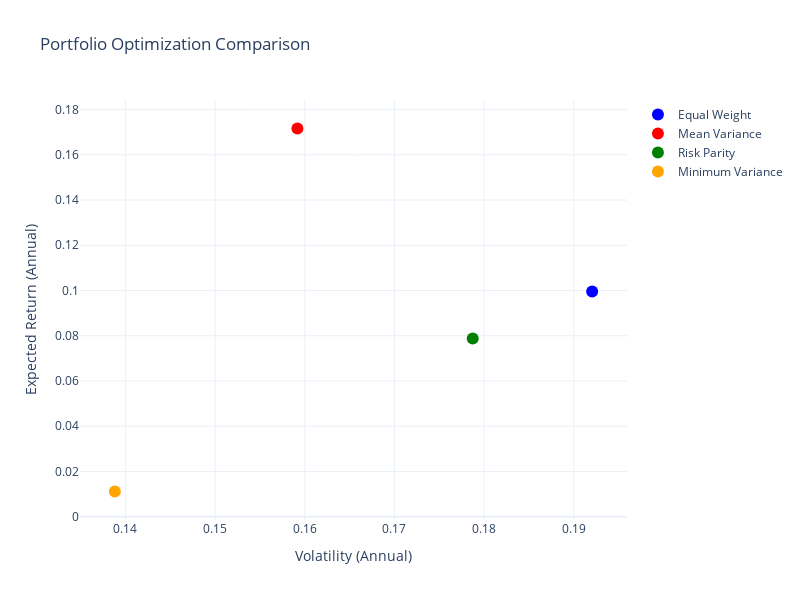
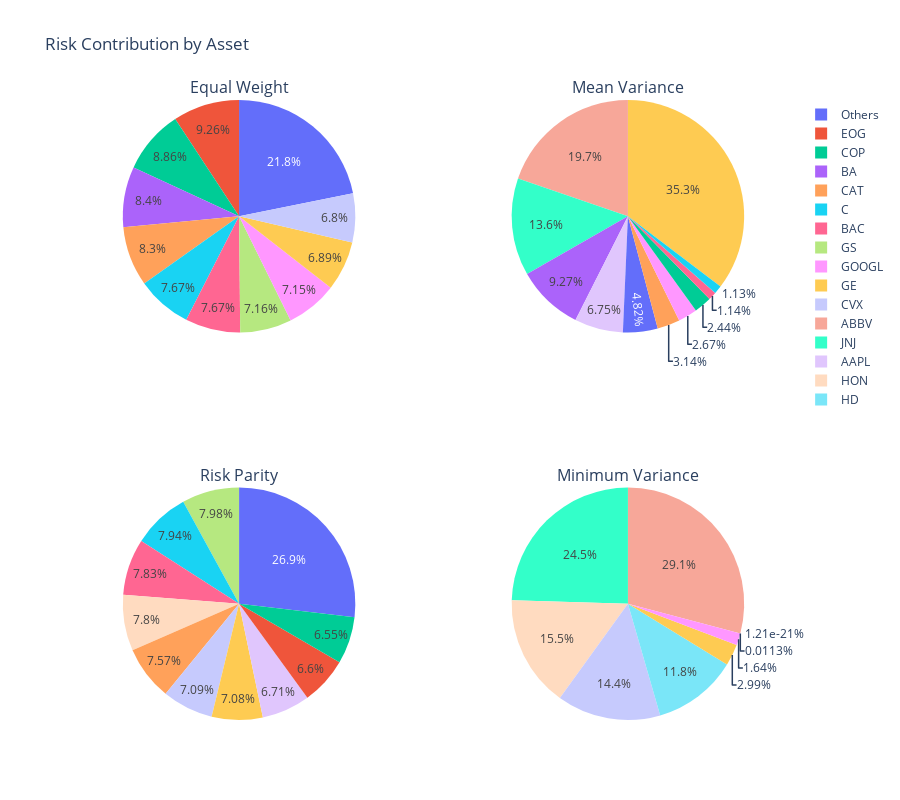

Here is the notebook cell these charts were saved with, in order:
### Markdown cell above
## 8. Visualization and Summary

### Code cell
print("📊 Creating risk management visualizations...")

# Create figures directory
figures_dir = Path("../data/figures")
figures_dir.mkdir(parents=True, exist_ok=True)

import plotly.graph_objects as go
from plotly.subplots import make_subplots

# 1. Portfolio comparison chart
fig1 = go.Figure()

# Calculate and plot efficient frontier
if len(valid_symbols) >= 5:
    vol_range = np.linspace(0.10, 0.40, 20)
    efficient_returns = []
    efficient_vols = []
    
    for target_vol in vol_range:
        try:
            # Simple mean-variance optimization for efficient frontier
            expected_returns = hist_returns_clean.mean() * 252
            cov_matrix_annual = hist_returns_clean.cov() * 252
            
            import cvxpy as cp
            w = cp.Variable(len(valid_symbols))
            
            # Maximize return for given volatility
            portfolio_return = w.T @ expected_returns
            portfolio_variance = cp.quad_form(w, cov_matrix_annual)
            
            constraints = [
                cp.sum(w) == 1,
                w >= 0,
                cp.sqrt(portfolio_variance) <= target_vol
            ]
            
            problem = cp.Problem(cp.Maximize(portfolio_return), constraints)
            problem.solve()
            
            if w.value is not None:
                efficient_returns.append(portfolio_return.value)
                efficient_vols.append(target_vol)
        
        except:
            continue
    
    # Plot efficient frontier
    if len(efficient_returns) > 5:
        fig1.add_trace(go.Scatter(
            x=efficient_vols,
            y=efficient_returns,
            mode='lines',
            name='Efficient Frontier',
            line=dict(color='gray', dash='dash')
        ))

# Plot portfolio points
colors = ['blue', 'red', 'green', 'orange']
for i, (name, weights) in enumerate(optimization_results.items()):
    if len(weights) > 0 and not weights.isna().all():
        aligned_weights = weights.reindex(hist_returns_clean.columns).fillna(0)
        
        if aligned_weights.sum() > 0.5:  # Valid portfolio
            portfolio_return = (aligned_weights * hist_returns_clean.mean() * 252).sum()
            portfolio_vol = np.sqrt(aligned_weights.T @ cov_matrix @ aligned_weights)
            
            fig1.add_trace(go.Scatter(
                x=[portfolio_vol],
                y=[portfolio_return],
                mode='markers',
                name=name,
                marker=dict(size=12, color=colors[i % len(colors)])
            ))

fig1.update_layout(
    title="Portfolio Optimization Comparison",
    xaxis_title="Volatility (Annual)",
    yaxis_title="Expected Return (Annual)",
    template="plotly_white",
    width=800,
    height=600
)

fig1.show()
fig1.write_html(str(figures_dir / "portfolio_optimization_comparison.html"))
print(f"💾 Saved portfolio comparison to: {figures_dir / 'portfolio_optimization_comparison.html'}")

# 2. Risk contribution breakdown
if len(risk_analysis) > 0:
    fig2 = make_subplots(
        rows=2, cols=2,
        subplot_titles=list(risk_analysis.keys()),
        specs=[[{"type": "pie"}, {"type": "pie"}],
               [{"type": "pie"}, {"type": "pie"}]]
    )
    
    positions = [(1, 1), (1, 2), (2, 1), (2, 2)]
    
    for i, (name, analysis) in enumerate(list(risk_analysis.items())[:4]):
        risk_contrib = analysis['risk_contrib']
        
        # Top 10 risk contributors
        top_contrib = risk_contrib.nlargest(10)
        other_contrib = risk_contrib[~risk_contrib.index.isin(top_contrib.index)].sum()
        
        labels = list(top_contrib.index) + ['Others']
        values = list(top_contrib.values) + [other_contrib]
        
        fig2.add_trace(go.Pie(
            labels=labels,
            values=values,
            name=name
        ), row=positions[i][0], col=positions[i][1])
    
    fig2.update_layout(
        title="Risk Contribution by Asset",
        template="plotly_white",
        height=800
    )
    
    fig2.show()
    fig2.write_html(str(figures_dir / "risk_contribution_breakdown.html"))
    print(f"💾 Saved risk breakdown to: {figures_dir / 'risk_contribution_breakdown.html'}")

print("\n✅ Risk management analysis completed!")
print("\n🎯 Key Insights:")
print("   • Compared multiple optimization methods (Mean-Variance, Risk Parity, Min Variance)")
print("   • Analyzed risk contributions and factor exposures")
print("   • Performed stress testing under various scenarios")
print("   • Evaluated portfolio performance during historical market events")
print("   • Assessed concentration risk and diversification benefits")
print("\n💡 Best Practices:")
print("   • Use multiple optimization techniques for robust portfolios")
print("   • Monitor factor exposures and risk contributions regularly")
print("   • Stress test portfolios under extreme scenarios")
print("   • Consider dynamic hedging for tail risk protection")
print("   • Balance expected returns with risk management objectives")

### Figure 1 — Plotly figure (JSON) as saved in the notebook; plotly's stock layout.template omitted (floating-point values rounded to 4 significant figures)
{"data": [{"marker": {"color": "blue", "size": 12}, "mode": "markers", "name": "Equal Weight", "type": "scatter", "x": [0.1921], "y": [0.09957]}, {"marker": {"color": "red", "size": 12}, "mode": "markers", "name": "Mean Variance", "type": "scatter", "x": [0.1592], "y": [0.1716]}, {"marker": {"color": "green", "size": 12}, "mode": "markers", "name": "Risk Parity", "type": "scatter", "x": [0.1787], "y": [0.07883]}, {"marker": {"color": "orange", "size": 12}, "mode": "markers", "name": "Minimum Variance", "type": "scatter", "x": [0.1388], "y": [0.01113]}], "layout": {"height": 600, "title": {"text": "Portfolio Optimization Comparison"}, "width": 800, "xaxis": {"title": {"text": "Volatility (Annual)"}}, "yaxis": {"title": {"text": "Expected Return (Annual)"}}}}

### Figure 2 — Plotly figure (JSON) as saved in the notebook; plotly's stock layout.template omitted (floating-point values rounded to 4 significant figures)
{"data": [{"domain": {"x": [0, 0.45], "y": [0.625, 1]}, "labels": ["EOG", "COP", "BA", "CAT", "C", "BAC", "GS", "GOOGL", "GE", "CVX", "Others"], "name": "Equal Weight", "type": "pie", "values": [0.09256, 0.08855, 0.08403, 0.08302, 0.07675, 0.07666, 0.07159, 0.07148, 0.06894, 0.06798, 0.2184]}, {"domain": {"x": [0.55, 1], "y": [0.625, 1]}, "labels": ["GE", "ABBV", "JNJ", "BA", "AAPL", "CAT", "GOOGL", "COP", "BAC", "C", "Others"], "name": "Mean Variance", "type": "pie", "values": [0.3534, 0.1973, 0.1355, 0.09272, 0.06752, 0.03142, 0.02673, 0.02437, 0.01141, 0.01132, 0.04823]}, {"domain": {"x": [0, 0.45], "y": [0, 0.375]}, "labels": ["GS", "C", "BAC", "HON", "CAT", "CVX", "GE", "AAPL", "EOG", "COP", "Others"], "name": "Risk Parity", "type": "pie", "values": [0.07978, 0.07937, 0.07835, 0.07797, 0.07567, 0.07088, 0.07081, 0.06714, 0.066, 0.0655, 0.2685]}, {"domain": {"x": [0.55, 1], "y": [0, 0.375]}, "labels": ["ABBV", "JNJ", "HON", "CVX", "HD", "GE", "GOOGL", "AAPL", "EOG", "C", "Others"], "name": "Minimum Variance", "type": "pie", "values": [0.2911, 0.2453, 0.1552, 0.1444, 0.1176, 0.02994, 0.01641, 0.0001128, 1.212e-23, -7.063e-25, -1.121e-23]}], "layout": {"annotations": [{"font": {"size": 16}, "showarrow": false, "text": "Equal Weight", "x": 0.225, "xanchor": "center", "xref": "paper", "y": 1, "yanchor": "bottom", "yref": "paper"}, {"font": {"size": 16}, "showarrow": false, "text": "Mean Variance", "x": 0.775, "xanchor": "center", "xref": "paper", "y": 1, "yanchor": "bottom", "yref": "paper"}, {"font": {"size": 16}, "showarrow": false, "text": "Risk Parity", "x": 0.225, "xanchor": "center", "xref": "paper", "y": 0.375, "yanchor": "bottom", "yref": "paper"}, {"font": {"size": 16}, "showarrow": false, "text": "Minimum Variance", "x": 0.775, "xanchor": "center", "xref": "paper", "y": 0.375, "yanchor": "bottom", "yref": "paper"}], "height": 800, "title": {"text": "Risk Contribution by Asset"}}}
